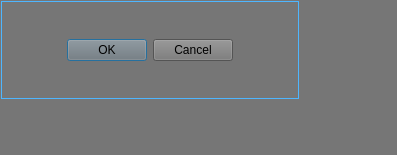
<?xml version="1.0" encoding="UTF-8"?>
<ui version="4.0">
 <class>QuitBox</class>
 <widget class="QDialog" name="QuitBox">
  <property name="geometry">
   <rect>
    <x>0</x>
    <y>0</y>
    <width>397</width>
    <height>155</height>
   </rect>
  </property>
  <property name="windowTitle">
   <string>Dialog</string>
  </property>
  <property name="styleSheet">
   <string notr="true">background-color: rgb(118, 118, 118)</string>
  </property>
  <widget class="QFrame" name="frame">
   <property name="geometry">
    <rect>
     <x>1</x>
     <y>1</y>
     <width>298</width>
     <height>98</height>
    </rect>
   </property>
   <property name="styleSheet">
    <string notr="true">border: 1px solid rgb(78, 182, 255);</string>
   </property>
   <property name="frameShape">
    <enum>QFrame::StyledPanel</enum>
   </property>
   <property name="frameShadow">
    <enum>QFrame::Raised</enum>
   </property>
  </widget>
  <widget class="QDialogButtonBox" name="buttonBox">
   <property name="geometry">
    <rect>
     <x>0</x>
     <y>0</y>
     <width>300</width>
     <height>100</height>
    </rect>
   </property>
   <property name="styleSheet">
    <string notr="true"/>
   </property>
   <property name="orientation">
    <enum>Qt::Horizontal</enum>
   </property>
   <property name="standardButtons">
    <set>QDialogButtonBox::Cancel|QDialogButtonBox::Ok</set>
   </property>
   <property name="centerButtons">
    <bool>true</bool>
   </property>
  </widget>
 </widget>
 <resources/>
 <connections>
  <connection>
   <sender>buttonBox</sender>
   <signal>accepted()</signal>
   <receiver>QuitBox</receiver>
   <slot>accept()</slot>
   <hints>
    <hint type="sourcelabel">
     <x>96</x>
     <y>82</y>
    </hint>
    <hint type="destinationlabel">
     <x>89</x>
     <y>127</y>
    </hint>
   </hints>
  </connection>
  <connection>
   <sender>buttonBox</sender>
   <signal>rejected()</signal>
   <receiver>QuitBox</receiver>
   <slot>reject()</slot>
   <hints>
    <hint type="sourcelabel">
     <x>204</x>
     <y>82</y>
    </hint>
    <hint type="destinationlabel">
     <x>221</x>
     <y>126</y>
    </hint>
   </hints>
  </connection>
 </connections>
</ui>
